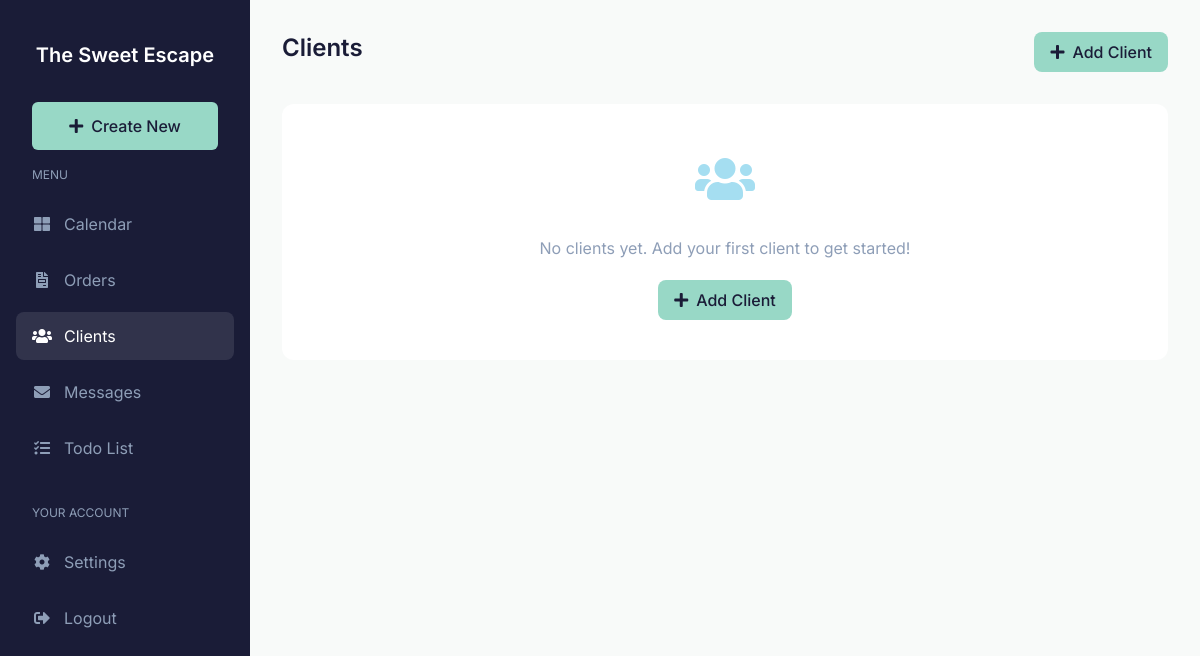
The app's page /clients, older data.
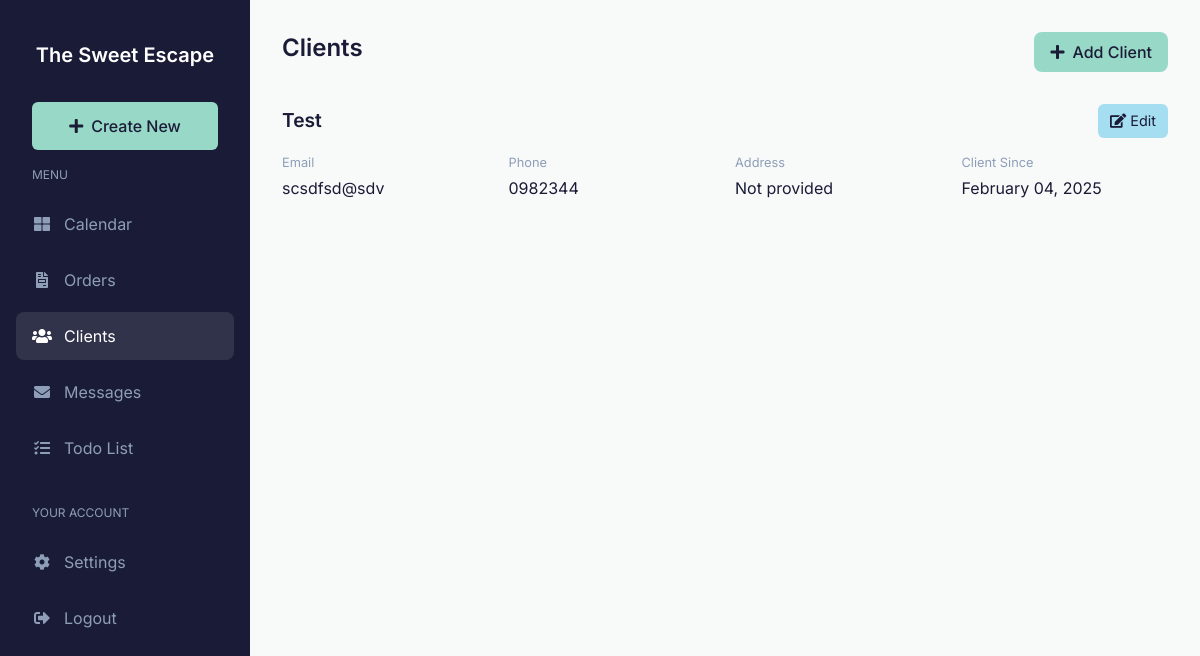
The same page, newer data.
### app.py (models this page shows)
class Client(db.Model):
    id = db.Column(db.Integer, primary_key=True)
    name = db.Column(db.String(100), nullable=False)
    email = db.Column(db.String(120), nullable=False)
    phone = db.Column(db.String(20))
    address = db.Column(db.String(200))
    created_at = db.Column(db.DateTime, default=datetime.utcnow)
    notes = db.Column(db.Text)
    orders = db.relationship('Order', backref='client', lazy=True)

### app.py (the view)
@app.route('/clients')
def clients():
    clients = Client.query.order_by(Client.name).all()
    return render_template('clients.html', clients=clients)

### templates/clients.html (shortened to what this page needs)
{% extends "base.html" %}
{% block content %}
  <div class="content-header">
    <h1 class="content-title">Clients</h1>
    <a href="{{ url_for('add_client') }}" class="add-client-btn">
      <i class="fas fa-plus"></i>
      Add Client
    </a>
  </div>
  {% if clients %}
    {% for client in clients %}
      <div class="client-card">
        <div class="client-header">
          <div class="client-name">{{ client.name }}</div>
          <div class="client-actions">
            <a href="{{ url_for('edit_client', client_id=client.id) }}" class="client-action edit-btn">
              <i class="fas fa-edit"></i>
              Edit
            </a>
          </div>
        </div>
        <div class="client-info">
          <div class="info-item">
            <div class="info-label">Email</div>
            <div class="info-value">{{ client.email }}</div>
          </div>
          <div class="info-item">
            <div class="info-label">Phone</div>
            <div class="info-value">{{ client.phone or 'Not provided' }}</div>
          </div>
          <div class="info-item">
            <div class="info-label">Address</div>
            <div class="info-value">{{ client.address or 'Not provided' }}</div>
          </div>
          <div class="info-item">
            <div class="info-label">Client Since</div>
            <div class="info-value">{{ client.created_at.strftime('%B %d, %Y') }}</div>
          </div>
        </div>
      </div>
    {% endfor %}
  {% else %}
    <div class="empty-state">
      <div class="empty-state-icon">
        <i class="fas fa-users"></i>
      </div>
      <div class="empty-state-text">No clients yet. Add your first client to get started!</div>
      <a href="{{ url_for('add_client') }}" class="add-client-btn">
        <i class="fas fa-plus"></i>
        Add Client
      </a>
    </div>
  {% endif %}
{% endblock %}

### templates/base.html (shortened to what this page needs)
<!DOCTYPE html>
<html lang="en">
<head>
  <link rel="stylesheet" href="https://stackpath.bootstrapcdn.com/bootstrap/4.5.2/css/bootstrap.min.css">
  <link rel="stylesheet" href="https://cdn.jsdelivr.net/npm/fullcalendar@5.11.3/main.min.css">
  <link href="https://cdnjs.cloudflare.com/ajax/libs/font-awesome/5.15.4/css/all.min.css" rel="stylesheet">
</head>
<body>
  <div class="sidebar">
    <a href="#" class="sidebar-brand">The Sweet Escape</a>
    <a href="{{ url_for('create_order') }}" class="create-new-btn">
      <i class="fas fa-plus"></i>
      Create New
    </a>
    <div class="nav-section">
      <div class="nav-section-title">Menu</div>
      <ul class="nav-items">
        <li class="nav-item">
          <a href="{{ url_for('calendar') }}" class="nav-link {% if request.endpoint == 'calendar' %}active{% endif %}">
            <i class="fas fa-th-large"></i>
            Calendar
          </a>
        </li>
        <li class="nav-item">
          <a href="{{ url_for('orders') }}" class="nav-link {% if request.endpoint == 'orders' %}active{% endif %}">
            <i class="fas fa-file-invoice"></i>
            Orders
          </a>
        </li>
        <li class="nav-item">
          <a href="{{ url_for('clients') }}" class="nav-link {% if request.endpoint == 'clients' %}active{% endif %}">
            <i class="fas fa-users"></i>
            Clients
          </a>
        </li>
        <li class="nav-item">
          <a href="{{ url_for('messages') }}" class="nav-link {% if request.endpoint == 'messages' %}active{% endif %}">
            <i class="fas fa-envelope"></i>
            Messages
          </a>
        </li>
        <li class="nav-item">
          <a href="{{ url_for('todos') }}" class="nav-link {% if request.endpoint == 'todos' %}active{% endif %}">
            <i class="fas fa-tasks"></i>
            Todo List
          </a>
        </li>
      </ul>
    </div>
    <div class="nav-section">
      <div class="nav-section-title">Your Account</div>
      <ul class="nav-items">
        <li class="nav-item">
          <a href="{{ url_for('settings') }}" class="nav-link {% if request.endpoint == 'settings' %}active{% endif %}">
            <i class="fas fa-cog"></i>
            Settings
          </a>
        </li>
        <li class="nav-item">
          <a href="{{ url_for('logout') }}" class="nav-link">
            <i class="fas fa-sign-out-alt"></i>
            Logout
          </a>
        </li>
      </ul>
    </div>
  </div>
  <div class="main-content">
    {% block content %}{% endblock %}
  </div>
</body>
</html>

Row changes from the older to the newer data that the page shows:
added Client: name "Test", email "scsdfsd@sdv", phone "0982344", address "Not provided", created_at "February 04, 2025"
Text that changed along with them:
text no longer shown: "No clients yet. Add your first client to get started! Add Client"
